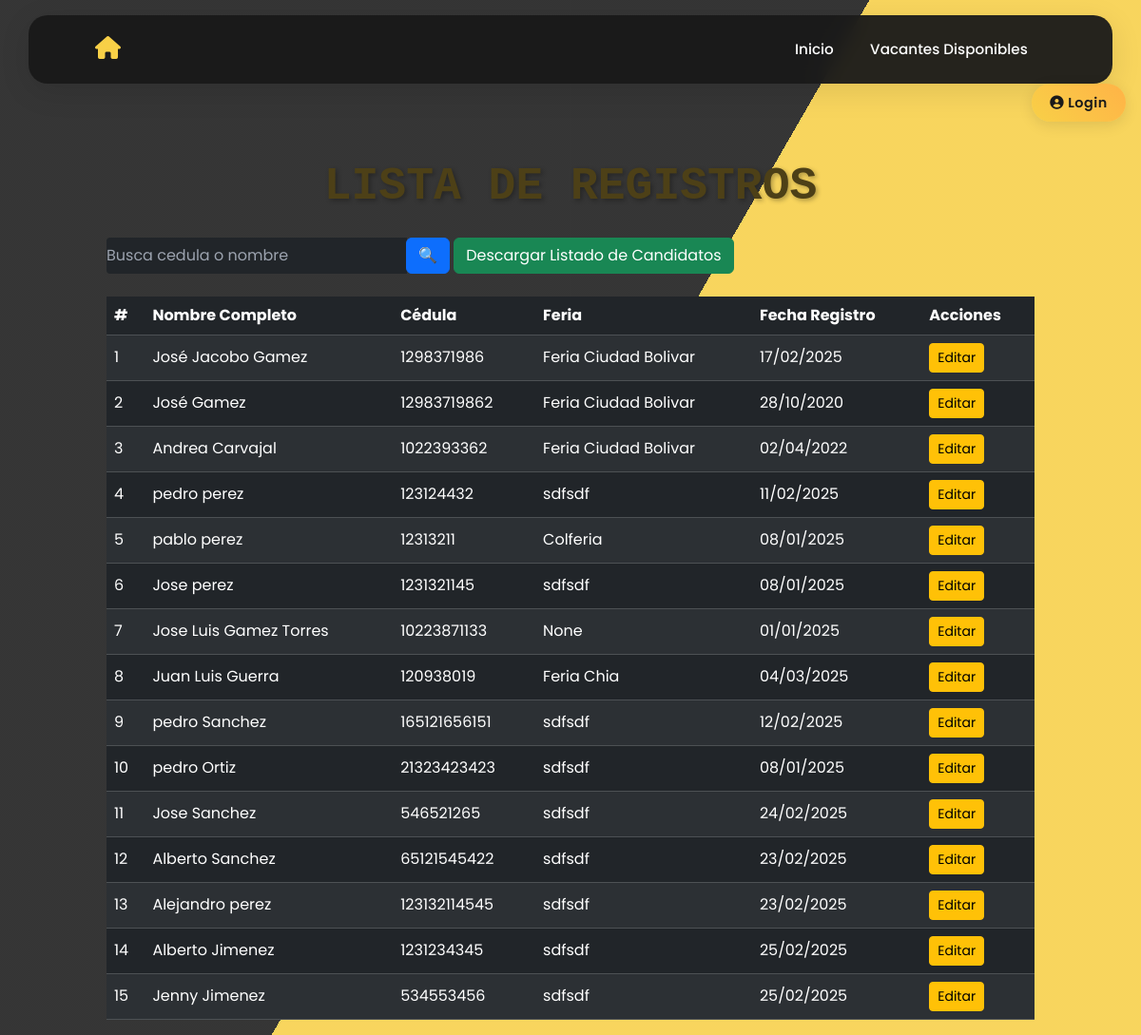
The page /registros/ on the database as committed earlier.
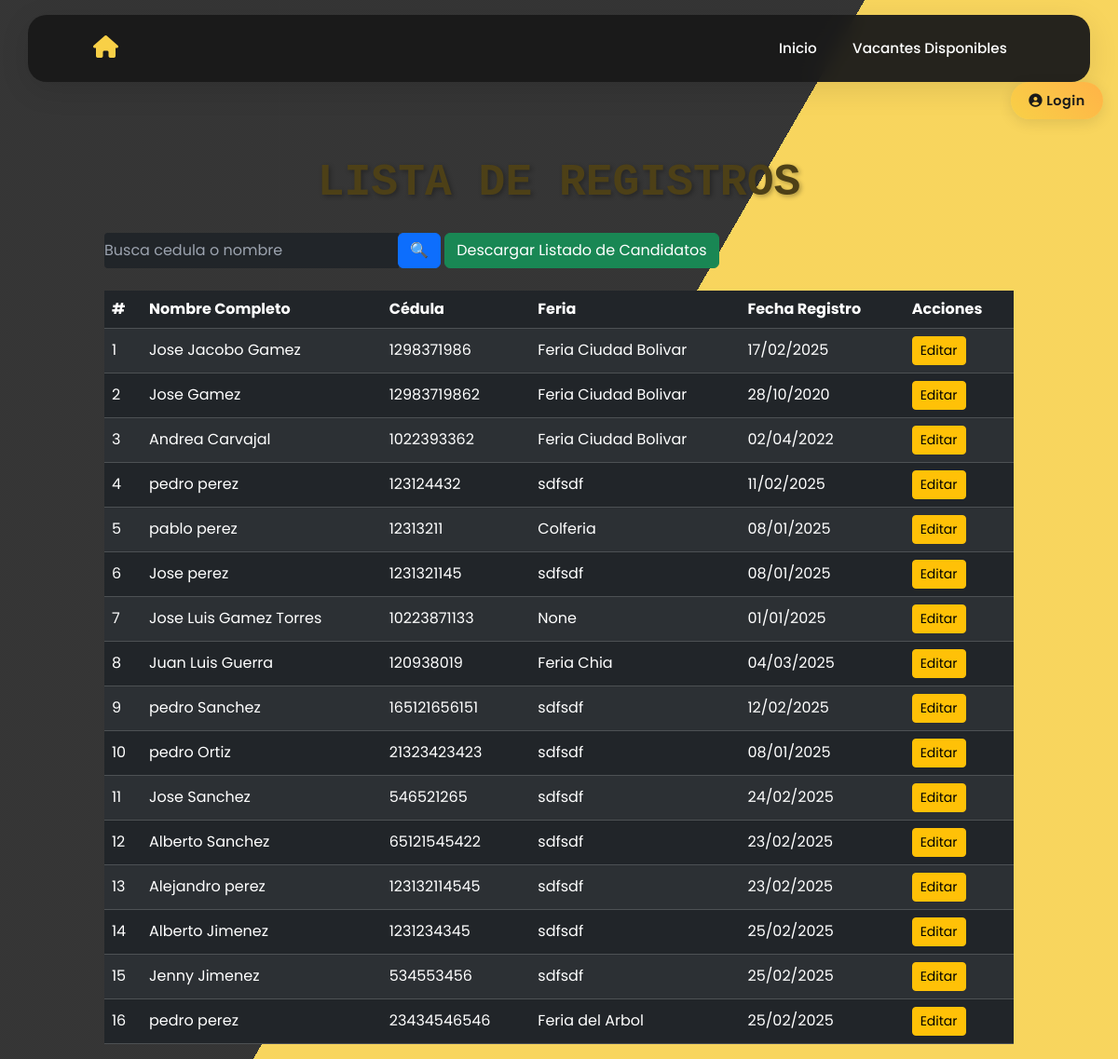
The same page on the database as committed later.
### vacantes/models.py (models this page shows, shortened)
class RegistroCandidato(models.Model):
    SEX_CHOICES = [
        ('Mujer', 'Mujer'),
        ('Hombre', 'Hombre'),
        ('Intersexual', 'Intersexual'),
    ]
    DOCUMENT_TYPE_CHOICES = [
        ('CEDULA DE CIUDADANIA', 'CEDULA DE CIUDADANIA'),
        ('PERMISO ESPECIAL DE PERMANENCIA', 'PERMISO ESPECIAL DE PERMANENCIA'),
        ('TARJETA DE IDENTIDAD', 'TARJETA DE IDENTIDAD'),
        ('DOCUMENTO NACIONAL DE IDENTIFICACION', 'DOCUMENTO NACIONAL DE IDENTIFICACION'),
        ('PASAPORTE', 'PASAPORTE'),
        ('CEDULA DE EXTRANJERIA', 'CEDULA DE EXTRANJERIA'),
    ]
    EDUCATION_LEVEL_CHOICES = [
        ('BASICA PRIMARIA', 'BASICA PRIMARIA'),
        ('BASICA SECUNDARIA', 'BASICA SECUNDARIA'),
        ('BACHILLER ACADEMICO', 'BACHILLER ACADEMICO'),
        ('ESTUDIANTE BACHILLER ACADEMICO', 'ESTUDIANTE BACHILLER ACADEMICO'),
        ('TECNICO LABORAL/PROFESIONAL', 'TECNICO LABORAL/PROFESIONAL'),
        ('ESTUDIANTE TECNICO LABORAL/PROFESIONAL', 'ESTUDIANTE TECNICO LABORAL/PROFESIONAL'),
        ('TECNOLOGO', 'TECNOLOGO'),
        ('ESTUDIANTE TECNOLOGO', 'ESTUDIANTE TECNOLOGO'),
        ('PROFESIONAL', 'PROFESIONAL'),
        ('ESTUDIANTE PROFESIONAL', 'ESTUDIANTE PROFESIONAL'),
        ('POSGRADO', 'POSGRADO'),
    ]
    SCHEDULE_CHOICES = [
        ('TIEMPO COMPLETO', 'TIEMPO COMPLETO'),
        ('MEDIO TIEMPO', 'MEDIO TIEMPO'),
        ('FINES DE SEMANA', 'FINES DE SEMANA'),
    ]
    DISABILITY_CHOICES = [
        ('SI', 'Sí'),
        ('NO', 'No'),
    ]
    SISE_CHOICES = [
        ('SI', 'Sí'),
        ('NO', 'No'),
    ]
    RECRUITER_CHOICES = [
        ('No conoce el nombre', 'No conoce el nombre'),
        ('Angel Andres Moyano Molano', 'Angel Andres Moyano Molano'),
        ('Diego Alejandro Parra Pinto', 'Diego Alejandro Parra Pinto'),
        ('Erika Julieth Cristancho Pérez', 'Erika Julieth Cristancho Pérez'),
    ]
    feria = models.CharField(max_length=100, blank=True, null=True)
    fecha_feria = models.DateField(default=date(2025, 1, 1), blank=True, null=True)
    sexo = models.CharField(max_length=16, choices=SEX_CHOICES)
    tipo_documento = models.CharField(max_length=50, choices=DOCUMENT_TYPE_CHOICES)
    numero_documento = models.CharField(max_length=20, unique=True)
    nombres = models.CharField(max_length=100)
    apellidos = models.CharField(max_length=100)
    numero_celular = models.CharField(max_length=15)
    correo_electronico = models.EmailField()
    fecha_nacimiento = models.DateField()
    formacion_academica = models.CharField(max_length=40, choices=EDUCATION_LEVEL_CHOICES)
    programa_academico = models.CharField(max_length=100)
    experiencia_laboral = models.TextField(blank=True, null=True)
    interes_ocupacional = models.TextField(blank=True, null=True)
    departamento = models.ForeignKey(Departamento, on_delete=models.SET_NULL, null=True, blank=True)
    ciudad = models.ForeignKey(Ciudad, on_delete=models.SET_NULL, null=True, blank=True)
    candidato_discapacidad = models.CharField(max_length=2, choices=DISABILITY_CHOICES)
    tipo_discapacidad = models.CharField(max_length=100, blank=True, null=True)
    horario_interesado = models.CharField(max_length=20, choices=SCHEDULE_CHOICES)
    aspiracion_salarial = models.IntegerField(
        validators=[validar_aspiracion_salarial],
        help_text="Ingrese un valor numérico mayor a 1,000,000."
    )
    registrado_en_sise = models.CharField(max_length=2, choices=SISE_CHOICES)
    tecnico_seleccion = models.CharField(max_length=40, choices=RECRUITER_CHOICES, blank=True, null=True)
    vacantes_disponibles = models.ManyToManyField("Vacante", related_name="candidatos", blank=True)
    class Meta:
        verbose_name = "Registro de Candidato"
        verbose_name_plural = "Registros de Candidatos"

### vacantes/views.py (the view, shortened to what this page needs)
# urls.py: path('registros/', views.lista_registros, name='lista_registros'),
def lista_registros(request):
    query = request.GET.get('q', '')  # Captura el término de búsqueda
    registros = RegistroCandidato.objects.all()
    context = {
        'registros': registros,
        'query': query
    }
    return render(request, 'lista_registros.html', context)

### vacantes/templates/lista_registros.html (shortened to what this page needs)
{% extends 'base.html' %}
{% block contenido %}
<div class="container mt-5">
    <h1 class="text-center">Lista de Registros</h1>
    <form method="get" class="mb-4">
        <div class="input-group">
            <input class="text-white bg-dark" type="text" name="q" value="{{ query }}" class="form-control" placeholder="Busca cedula o nombre">
            <div class="input-group-append">
                <button class="btn btn-primary" type="submit">🔍</button>
                <a href="{% url 'exportar_candidatos' %}" class="btn btn-success">Descargar Listado de Candidatos</a>
            </div>
        </div>
    </form>
    <table class="table table-dark table-striped">
        <thead>
            <tr>
                <th>#</th>
                <th>Nombre Completo</th>
                <th>Cédula</th>
                <th>Feria</th>
                <th>Fecha Registro</th>
                <th>Acciones</th>
            </tr>
        </thead>
        <tbody>
            {% for registro in registros %}
                <tr>
                    <td>{{ forloop.counter }}</td>
                    <td>{{ registro.nombres }} {{ registro.apellidos }}</td>
                    <td>{{ registro.numero_documento }}</td>
                    <td>{{ registro.feria }}</td>
                    <td>{{ registro.fecha_feria|date:"d/m/Y" }}</td>
                    <td>
                        <a href="{% url 'editar_registro' registro.pk %}" class="btn btn-warning btn-sm">Editar</a>
                    </td>
                </tr>
            {% empty %}
                <tr>
                    <td colspan="5" class="text-center">No se encontraron registros.</td>
                </tr>
            {% endfor %}
        </tbody>
    </table>
</div>
{% endblock %}

### vacantes/templates/base.html (shortened to what this page needs)
{% load static %}
<!doctype html>
<html lang="es">
<head>
    <link href="https://cdn.jsdelivr.net/npm/bootstrap@5.3.2/dist/css/bootstrap.min.css" rel="stylesheet" />
    <link href="{% static 'css/styles.css' %}" rel="stylesheet" />
    <link rel="stylesheet" href="https://cdnjs.cloudflare.com/ajax/libs/font-awesome/6.0.0/css/all.min.css" />
    <link href="https://cdn.jsdelivr.net/npm/tailwindcss@2.2.19/dist/tailwind.min.css" rel="stylesheet">
</head>
<body>
    {% if not user.is_authenticated %}
    <div class="floating-login">
        <a href="{% url 'login' %}" class="login-btn">
            <i class="fas fa-user-circle me-1"></i>Login
        </a>
    </div>
    {% endif %}
    <nav class="navbar navbar-expand-lg navbar-dark">
        <div class="container">
            <a class="navbar-brand" href="{% url 'inicio' %}">
                <i class="fas fa-home home-icon"></i>
            </a>
            <div class="collapse navbar-collapse" id="navbarNav">
                <ul class="navbar-nav ms-auto">
                    <li class="nav-item">
                        <a class="nav-link" href="{% url 'inicio' %}">Inicio</a>
                    </li>
                    <li class="nav-item">
                        <a class="nav-link" href="{% url 'lista_vacantes' %}">Vacantes Disponibles</a>
                    </li>
                </ul>
            </div>
        </div>
    </nav>
    <div class="container" style="margin-top: 2rem;">
        <div class="row">
            <div class="col-12">
                {% block contenido %}
                {% endblock contenido %}
            </div>
        </div>
    </div>
</body>
</html>

### vacantes/static/css/styles.css (style rules this page uses)
.input-group input { border-radius: 0.25rem 0 0 0.25rem; }
.table th, .table td { vertical-align: middle; }
body { font-family: Arial, sans-serif; background-color: #f8f9fa; }
button { background-color: #f8d047; border: none; padding: 10px; color: white; font-size: 16px; cursor: pointer; border-radius: 4px; }
h1 { font-family:monospace; }

### vacantes/templates/base.html (style rules this page uses)
:root { --nav-bg: #1a1a1a; --nav-accent: #f8d047; --nav-text: #ffffff; }
body { font-family: 'Poppins', sans-serif; overflow-x: hidden; }
.navbar { background: rgba(26, 26, 26, 0.95); backdrop-filter: blur(10px); padding: 1rem 0; transition: all 0.3s ease; border-radius: 20px; margin: 1rem auto; max-width: 95%; box-shadow: 0 8px 32px rgba(0, 0, 0, 0.1); }
.home-icon { color: var(--nav-accent); font-size: 1.5rem; position: relative; transition: all 0.3s ease; }
.nav-link { color: var(--nav-text) !important; position: relative; padding: 0.5rem 1rem !important; margin: 0 0.2rem; font-weight: 500; font-size: 0.95rem; transition: all 0.3s ease; }
.nav-link::before { content: ''; position: absolute; bottom: 0; left: 50%; width: 0; height: 2px; background: var(--nav-accent); transition: all 0.3s ease; transform: translateX(-50%); }
.floating-login { position: fixed; top: calc(80px + 1rem); right: 1rem; z-index: 999; }
.login-btn { background: linear-gradient(45deg, var(--nav-accent), #ffb347); color: var(--nav-bg); border: none; padding: 0.6rem 1.2rem; border-radius: 25px; font-weight: 600; font-size: 0.9rem; letter-spacing: 0.5px; transition: all 0.3s ease; text-decoration: none; box-shadow: 0 4px 15px rgba(0, 0, 0, 0.1); }

### vacantes/templates/lista_registros.html (style rules this page uses)
h1.text-center { font-size: 3rem !important; font-weight: bold !important; color: #4d4017 !important; text-transform: uppercase !important; line-height: 1.2; margin-bottom: 1.5rem; text-shadow: 2px 2px 5px rgba(0, 0, 0, 0.3); }

Rows that differ between the two databases and show on the page:
changed RegistroCandidato: nombres "José Jacobo" → "Jose Jacobo"
changed RegistroCandidato (number 2 of 16 on the later page): nombres "José" → "Jose"
added RegistroCandidato: nombres "pedro", apellidos "perez", numero_documento "23434546546", feria "Feria del Arbol", fecha_feria "25/02/2025"
